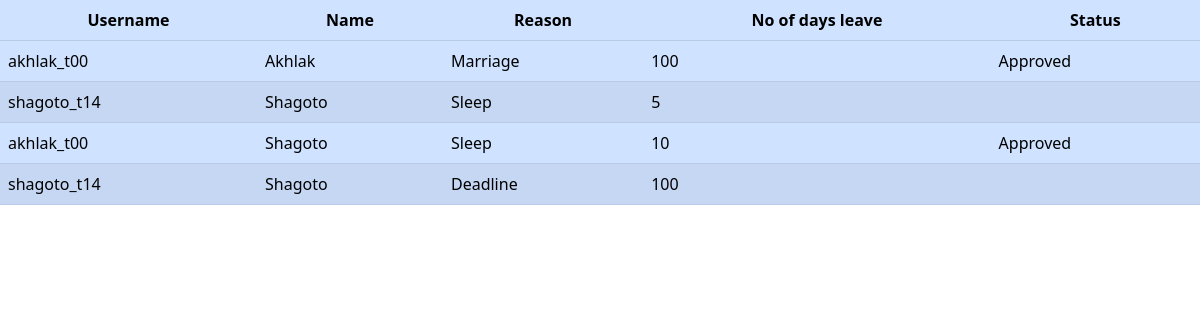
The app's page /adminleavereport.php with its own data.
### tables this page shows
CREATE TABLE `leave_request` (
  `req_sl` bigint(20) UNSIGNED NOT NULL,
  `username` varchar(100) NOT NULL,
  `emp_name` varchar(100) NOT NULL,
  `no_of_days_requested` int(11) NOT NULL,
  `reason` varchar(100) NOT NULL,
  `status` varchar(100) DEFAULT NULL
);

### adminleavereport.php (the view, shortened to what this page needs)
<?php
	include "dbconnection.php";
 ?>
 <!DOCTYPE html>
<html lang="en">
  <head>
    <link href="https://cdn.jsdelivr.net/npm/bootstrap@5.2.3/dist/css/bootstrap.min.css" rel="stylesheet">
  </head>
<table class="table table-striped table-primary" >
            <thead>
            <tr >
              <th scope="col " class="text-center">Username</th>
              <th scope="col " class="text-center">Name</th>
              <th scope="col " class="text-center">Reason</th>
              <th scope="col " class="text-center">No of days leave</th>
              <th scope="col " class="text-center">Status</th>
            </tr>
          </thead>
          <tbody>
            <tr class="td-text text-center">
              <?php
								$sql= "SELECT username,emp_name,reason,no_of_days_requested,status  FROM leave_request";
								$res=mysqli_query($db, $sql);
								while ($row= mysqli_fetch_assoc($res)){
									echo "<tr><td>{$row["username"]}</td><td>{$row["emp_name"]}</td><td>{$row["reason"]}</td><td>{$row["no_of_days_requested"]}</td><td>{$row["status"]}</td></tr>";
								}
								echo "</table>";
              ?>

### records on screen
leave_request: username "akhlak_t00", emp_name "Akhlak", reason "Marriage", no_of_days_requested "100", status "Approved"
leave_request: username "shagoto_t14", emp_name "Shagoto", reason "Sleep", no_of_days_requested "5"
leave_request: username "akhlak_t00", emp_name "Shagoto", reason "Sleep", no_of_days_requested "10", status "Approved"
leave_request: username "shagoto_t14", emp_name "Shagoto", reason "Deadline", no_of_days_requested "100"
